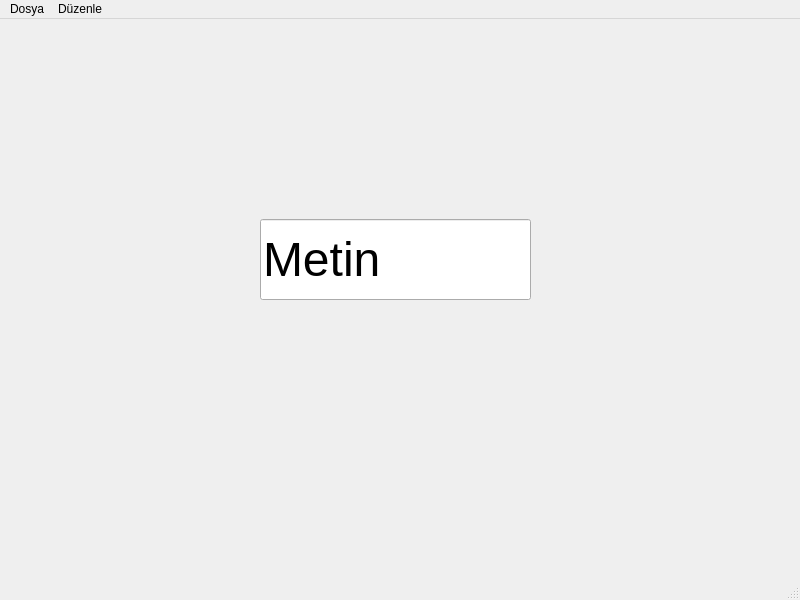
<?xml version="1.0" encoding="UTF-8"?>
<ui version="4.0">
 <class>MainWindow</class>
 <widget class="QMainWindow" name="MainWindow">
  <property name="geometry">
   <rect>
    <x>0</x>
    <y>0</y>
    <width>800</width>
    <height>600</height>
   </rect>
  </property>
  <property name="windowTitle">
   <string>MainWindow</string>
  </property>
  <widget class="QWidget" name="centralwidget">
   <widget class="QLineEdit" name="lineEdit">
    <property name="geometry">
     <rect>
      <x>260</x>
      <y>200</y>
      <width>271</width>
      <height>81</height>
     </rect>
    </property>
    <property name="font">
     <font>
      <pointsize>36</pointsize>
     </font>
    </property>
    <property name="text">
     <string>Metin</string>
    </property>
   </widget>
  </widget>
  <widget class="QMenuBar" name="menubar">
   <property name="geometry">
    <rect>
     <x>0</x>
     <y>0</y>
     <width>800</width>
     <height>26</height>
    </rect>
   </property>
   <widget class="QMenu" name="menuDosya">
    <property name="title">
     <string>Dosya</string>
    </property>
    <addaction name="actionYeni"/>
    <addaction name="actionA"/>
    <addaction name="actionKaydet"/>
   </widget>
   <widget class="QMenu" name="menuD_zenle">
    <property name="title">
     <string>Düzenle</string>
    </property>
    <addaction name="actionKopyala"/>
    <addaction name="actionYap_t_r"/>
   </widget>
   <addaction name="menuDosya"/>
   <addaction name="menuD_zenle"/>
  </widget>
  <widget class="QStatusBar" name="statusbar"/>
  <action name="actionYeni">
   <property name="text">
    <string>Yeni</string>
   </property>
   <property name="shortcut">
    <string>Ctrl+N</string>
   </property>
  </action>
  <action name="actionA">
   <property name="text">
    <string>Aç</string>
   </property>
   <property name="shortcut">
    <string>Ctrl+O</string>
   </property>
  </action>
  <action name="actionKaydet">
   <property name="text">
    <string>Kaydet</string>
   </property>
   <property name="shortcut">
    <string>Ctrl+S</string>
   </property>
  </action>
  <action name="actionKopyala">
   <property name="text">
    <string>Kopyala</string>
   </property>
   <property name="shortcut">
    <string>Ctrl+C</string>
   </property>
  </action>
  <action name="actionYap_t_r">
   <property name="text">
    <string>Yapıştır</string>
   </property>
   <property name="shortcut">
    <string>Ctrl+V</string>
   </property>
  </action>
 </widget>
 <resources/>
 <connections/>
</ui>
